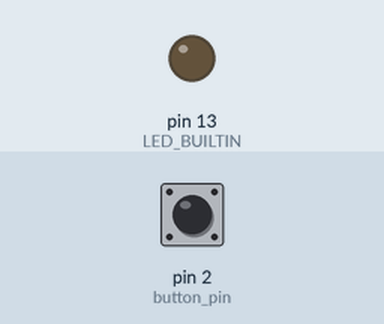
This sketch was run on a simulated Arduino Uno, built with avr-gcc and run on an emulated ATmega328P. Parts: output pins drawn as LEDs (lit = HIGH). The test bench sets the inputs (shaded band); at power-on: pin 2 (button_pin) HIGH.

Above: at 1.2 s.
1.3 s: pin 2 (button_pin) pulled LOW for 0.15 s
At 2.1 s:
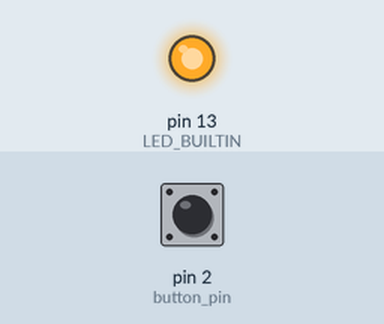
4.4 s: pin 2 (button_pin) pulled LOW for 1 s
At 8.0 s:
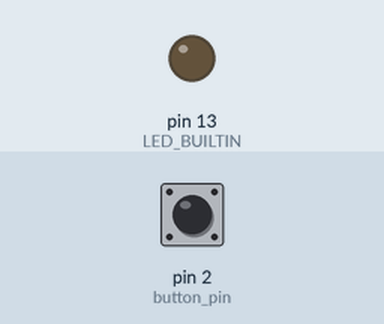
8.3 s: pin 2 (button_pin) pulled LOW for 3.2 s
At 8.6 s:
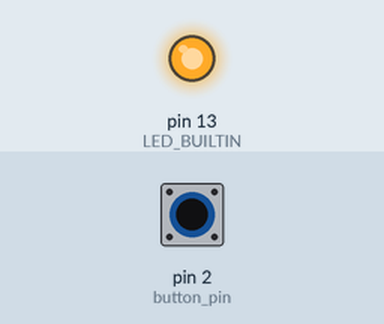
Timing chart, 0 to 14.7 s (numbered marks = the images above; inputs shaded):
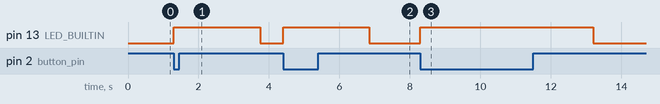

The sketch:

433RadioTrasmitter.ino
```cpp
#include "RCSwitch.h"

const char wave[] = "1001111001000000101000110101";

const int button_pin = 2;
RCSwitch mySwitch = RCSwitch();

void setup() {
    pinMode(LED_BUILTIN, OUTPUT);
    pinMode(button_pin, INPUT_PULLUP);
    mySwitch.enableTransmit(10);
}

void loop() {
  if (digitalRead(button_pin) == LOW) {
    digitalWrite(LED_BUILTIN, HIGH);
    mySwitch.send("1001111001000000101000110101");
    delay(2000);
  }

  else {
    digitalWrite(LED_BUILTIN, LOW);
  }

}
```

Measured:
- after the input at 1.3 s, pin 13 (LED_BUILTIN): LOW → HIGH at once, → LOW 2.5 s later
- after the input at 4.4 s, pin 13 (LED_BUILTIN): LOW → HIGH at once, → LOW 2.5 s later
- after the input at 8.3 s, pin 13 (LED_BUILTIN): LOW → HIGH at once, → LOW 4.9 s later
